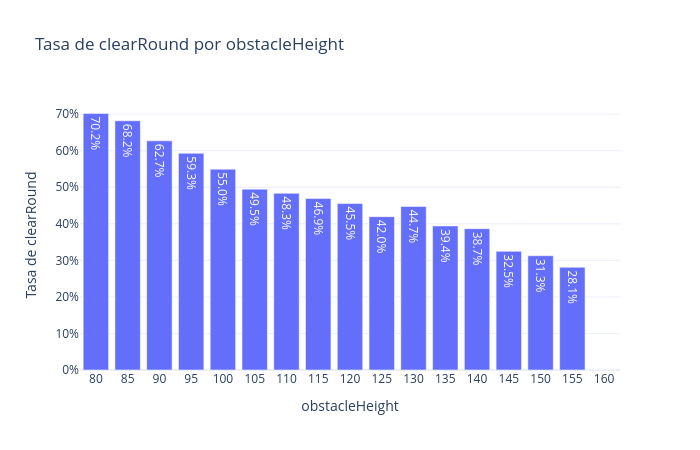

This figure's notebook cell:
### Markdown cell above
### ¿De qué depende un recorrido limpio?

### Code cell
plot_tasa_por_categoria(df, 'obstacleHeight', 'clearRound')

### Figure 1 — Plotly figure (JSON) as saved in the notebook; plotly's stock layout.template omitted (floating-point values rounded to 4 significant figures)
{"data": [{"hovertemplate": "obstacleHeight=%{x}<br>clearRound=%{y}<extra></extra>", "legendgroup": "", "marker": {"color": "#636efa", "pattern": {"shape": ""}}, "name": "", "orientation": "v", "showlegend": false, "textposition": "auto", "texttemplate": "%{y:.1%}", "type": "bar", "x": [80.0, 85.0, 90.0, 95.0, 100.0, 105.0, 110.0, 115.0, 120.0, 125.0, 130.0, 135.0, 140.0, 145.0, 150.0, 155.0, 160.0], "xaxis": "x", "y": [0.7018, 0.6819, 0.6271, 0.5928, 0.5495, 0.4948, 0.4834, 0.4691, 0.4554, 0.4196, 0.4473, 0.3942, 0.3867, 0.3247, 0.3127, 0.281, 0.0], "yaxis": "y"}], "layout": {"barmode": "relative", "height": 450, "legend": {"tracegroupgap": 0}, "title": {"text": "Tasa de clearRound por obstacleHeight"}, "width": 700, "xaxis": {"anchor": "y", "domain": [0, 1], "title": {"text": "obstacleHeight"}, "type": "category"}, "yaxis": {"anchor": "x", "domain": [0, 1], "tickformat": ".0%", "title": {"text": "Tasa de clearRound"}}}}
